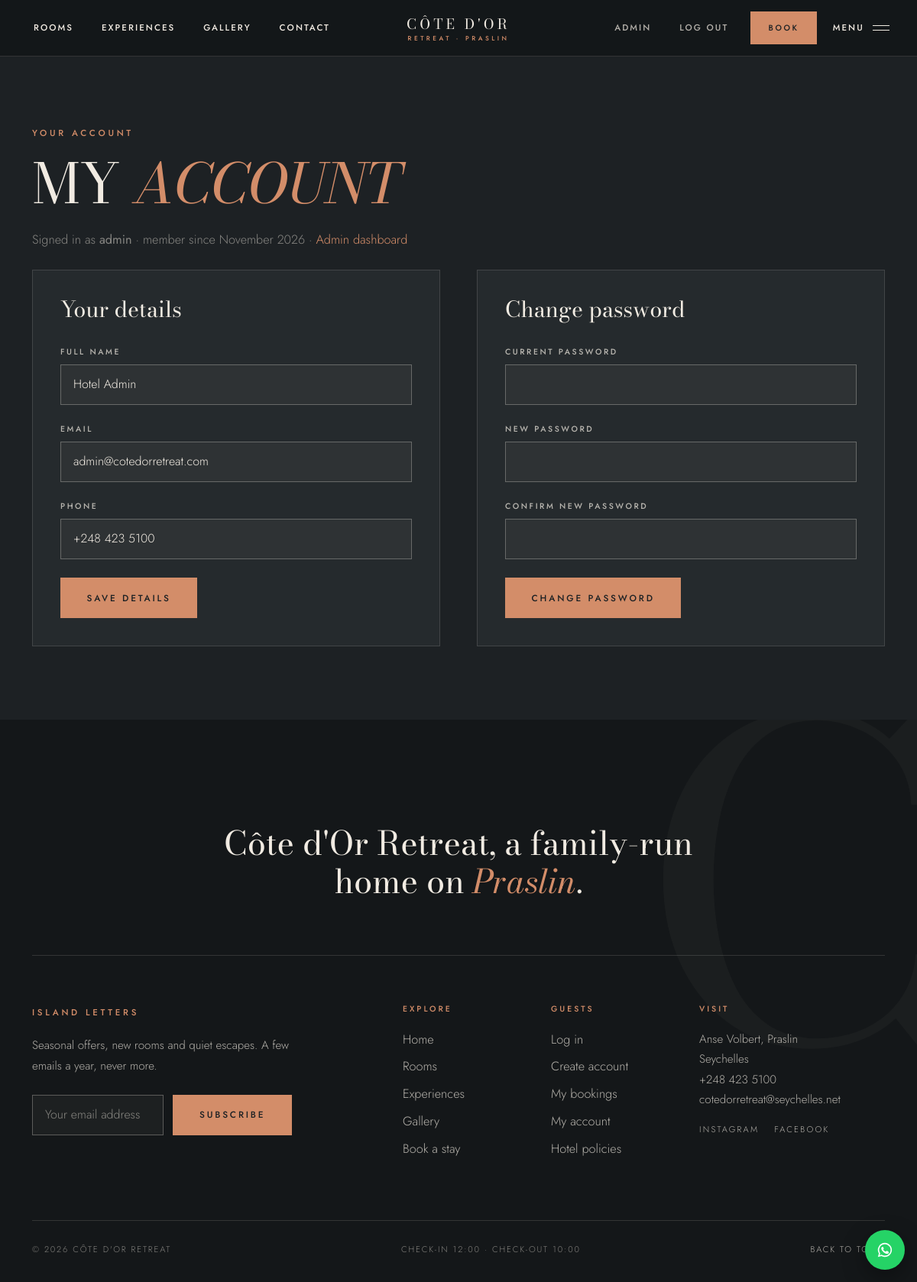
The app's page /account.php (signed in) with its own data.
### tables this page shows
CREATE TABLE users (
    id INT AUTO_INCREMENT PRIMARY KEY,
    full_name VARCHAR(100) NOT NULL,
    username VARCHAR(50) NOT NULL UNIQUE,
    email VARCHAR(100) NOT NULL,
    phone VARCHAR(30),
    password VARCHAR(255) NOT NULL,
    role VARCHAR(10) NOT NULL DEFAULT 'user',
    created_at TIMESTAMP DEFAULT CURRENT_TIMESTAMP
) DEFAULT CHARSET=utf8mb4;

### account.php (the view, shortened to what this page needs)
<?php
require "includes/db_connect.php";
$userId = $_SESSION["user_id"];
$stmt = $conn->prepare("SELECT full_name, username, email, phone, role, created_at FROM users WHERE id = ?");
$stmt->bind_param("i", $userId);
$stmt->execute();
$account = $stmt->get_result()->fetch_assoc();
include "includes/header.php";
?>
    <section class="account-wrap">
        <div class="container">
            <p class="eyebrow">Your account</p>
            <h1 class="section-title">My <em>account</em></h1>
            <p class="text-muted mb-4">
                Signed in as <strong><?php echo htmlspecialchars($account["username"]); ?></strong>
                &middot; member since <?php echo date("F Y", strtotime($account["created_at"])); ?>
                &middot; <a href="<?php echo $account["role"] == "admin" ? "admin_dashboard.php" : "my_bookings.php"; ?>"><?php echo $account["role"] == "admin" ? "Admin dashboard" : "My bookings"; ?></a>
            </p>
            <div class="row g-5">
                <div class="col-12 col-lg-6">
                    <div class="form-panel h-100">
                        <h3 class="mb-4">Your details</h3>
                        <form action="account.php" method="POST">
                            <div class="mb-3">
                                <label for="full_name" class="form-label">Full name</label>
                                <input type="text" class="form-control" id="full_name" name="full_name" value="<?php echo htmlspecialchars($account["full_name"]); ?>" required>
                            </div>
                            <div class="mb-3">
                                <label for="email" class="form-label">Email</label>
                                <input type="email" class="form-control" id="email" name="email" value="<?php echo htmlspecialchars($account["email"]); ?>" required>
                            </div>
                            <div class="mb-4">
                                <label for="phone" class="form-label">Phone</label>
                                <input type="tel" class="form-control" id="phone" name="phone" value="<?php echo htmlspecialchars($account["phone"]); ?>">
                            </div>
                            <button type="submit" class="btn btn-lux">Save details</button>
                        </form>
                    </div>
                </div>
                <div class="col-12 col-lg-6">
                    <div class="form-panel h-100">
                        <h3 class="mb-4">Change password</h3>
                        <form action="account.php" method="POST" onsubmit="return validatePasswordChange(event)" novalidate>
                            <div class="mb-3">
                                <label for="current_password" class="form-label">Current password</label>
                                <input type="password" class="form-control" id="current_password" name="current_password" required>
                            </div>
                            <div class="mb-3">
                                <label for="new_password" class="form-label">New password</label>
                                <input type="password" class="form-control" id="new_password" name="new_password" required>
                            </div>
                            <div class="mb-4">
                                <label for="confirm_password" class="form-label">Confirm new password</label>
                                <input type="password" class="form-control" id="confirm_password" name="confirm_password" required>
                            </div>
                            <button type="submit" class="btn btn-lux">Change password</button>
                        </form>
                    </div>
                </div>
            </div>
        </div>
    </section>
<?php
include "includes/footer.php";
?>

### records on screen
users: username "admin", created_at "November 2026", full_name "Hotel Admin", email "admin@cotedorretreat.com", phone "+248 423 5100"

### other values on screen
$settings["hotel_phone"] "+248 423 5100"
$settings["hotel_email"] "cotedorretreat@seychelles.net"
$settings["checkin_time"] "12:00"
$settings["checkout_time"] "10:00"
